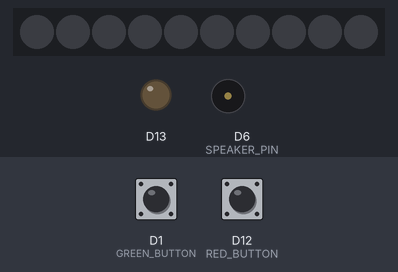
Bench run of a sketch on a simulated Adafruit Circuit Playground Express. Parts: 10 RGB LEDs in strip order, left to right, output pins drawn as LEDs (lit = HIGH), buzzer (waves = sounding). The test bench sets the inputs (shaded band); at power-on: D1 (GREEN_BUTTON) HIGH, D12 (RED_BUTTON) HIGH. Dim RGB values are drawn brighter than linear.

Above: at 1.2 s.
1.3 s: D1 (GREEN_BUTTON) pulled LOW for 0.15 s
At 2.5 s:
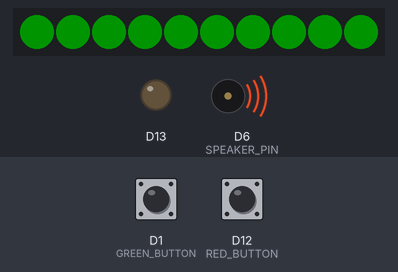
4.4 s: D12 (RED_BUTTON) pulled LOW for 0.15 s
At 5.5 s:
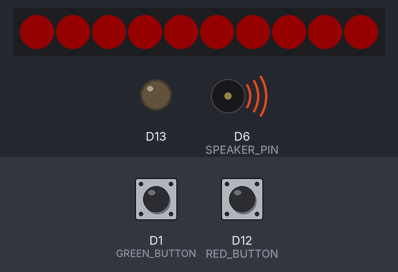
7.5 s: D1 (GREEN_BUTTON) pulled LOW for 1 s
At 8.3 s:
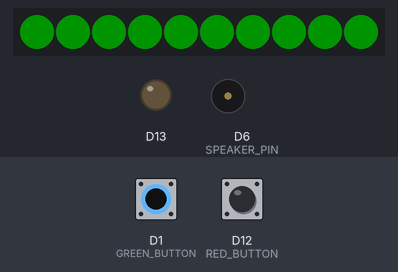
11.4 s: D1 (GREEN_BUTTON) pulled LOW for 3.2 s
At 12.3 s:
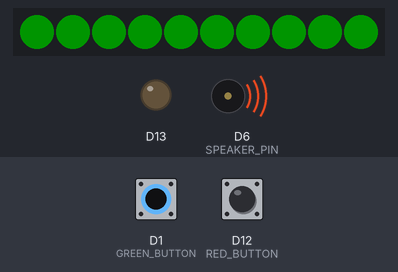
17.0 s: D12 (RED_BUTTON) pulled LOW for 1 s
At 17.9 s:
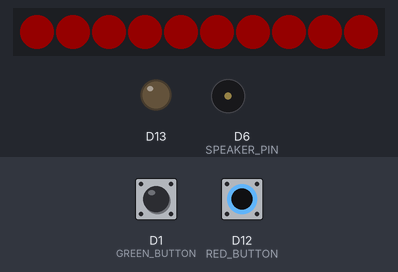
Timing chart, 0 to 23.7 s (numbered marks = the images above; inputs shaded):
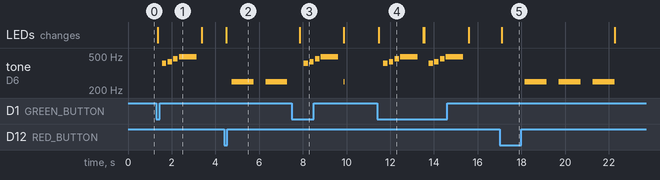

The sketch:

Final_social_Wearble.ino
```cpp
#include <Adafruit_CircuitPlayground.h>

// ----- Melody for "Ayers Rock" from Top Gear 2 -----
// (Frequencies in Hz and note durations in milliseconds)

//alternative song for positive response
//const int topGearMelody[] = {266, 241, 269,320, 267,266, 241, 269,320, 267,312, 298,263, 196, 263, 312, 298, 238, 266};
//const int topGearDurations[] = {200, 200, 200, 400, 350,200, 200, 200, 400, 350,200, 200, 200, 300, 300,200, 200, 200, 300};
const int topGearMelody[] = {412, 427, 462,487};
const int topGearDurations[] = {200, 200, 200, 800};
const int melodyLength = sizeof(topGearMelody) / sizeof(topGearMelody[0]);

// ----- Button pin assignments -----
#define GREEN_BUTTON 1   // Green button on pin 1
#define RED_BUTTON   12  // Red button on pin 12

// External speaker connected to pin 6
#define SPEAKER_PIN 6

// Red tone settings
#define TONE_FREQUENCY_RED 250  // Red tone now uses 250 Hz

// Timing for red tone sequence (state machine)
#define INITIAL_DELAY 200       // Delay (ms) after button press before tone sequence starts
#define RED_TONE_DURATION 1000  // Each red tone plays for 1 second
#define RED_PAUSE_DURATION 500  // Pause 0.5 second between red tone segments
#define RED_CYCLES 3            // Repeat the red tone sequence 3 times

// Variables for edge detection on buttons (initialized as HIGH due to pull-ups)
bool lastGreenState = HIGH;
bool lastRedState   = HIGH;

// State machine variables for red button
enum RedState {IDLE, PLAY_TONE, WAIT};
RedState redState = IDLE;
unsigned long redPreviousMillis = 0;
int redCycleCount = 0;

void setup() {
  CircuitPlayground.begin();

  // Configure button pins with internal pull-ups
  pinMode(GREEN_BUTTON, INPUT_PULLUP);
  pinMode(RED_BUTTON, INPUT_PULLUP);

  // Configure the speaker pin as output
  pinMode(SPEAKER_PIN, OUTPUT);
}

void loop() {
  unsigned long currentMillis = millis();

  // Read current button states (LOW when pressed)
  bool currentGreen = (digitalRead(GREEN_BUTTON) == LOW);
  bool currentRed   = (digitalRead(RED_BUTTON) == LOW);

  // ----- Green Button Behavior -----
  // On new press of green (only if red isn't pressed), play the "Ayers Rock" melody.
  if (currentGreen && !lastGreenState && !currentRed) {
    setLEDs(0, 255, 0);  // Turn LEDs green
    delay(INITIAL_DELAY); // Brief pause before playing melody

    // Play the melody note by note
    for (int i = 0; i < melodyLength; i++) {
      tone(SPEAKER_PIN, topGearMelody[i], topGearDurations[i]);
      delay(topGearDurations[i] * 1.3);  // Slightly longer delay for separation
      noTone(SPEAKER_PIN);
    }
    // Turn off LEDs after the melody finishes
    setLEDs(0, 0, 0);
  }

  // ----- Red Button Behavior (State Machine) -----
  // On new press of red (only if green isn't pressed), start red tone sequence.
  if (currentRed && !lastRedState && !currentGreen) {
    redState = PLAY_TONE;
    redPreviousMillis = currentMillis;
    redCycleCount = 0;
    setLEDs(255, 0, 0);  // Turn LEDs red
  }

  // Handle the red tone sequence (repeating tone with pauses)
  if (redState != IDLE) {
    switch (redState) {
      case PLAY_TONE:
        if (currentMillis - redPreviousMillis >= INITIAL_DELAY) {
          tone(SPEAKER_PIN, TONE_FREQUENCY_RED); // Start red tone (250 Hz)
          redPreviousMillis = currentMillis;
          redState = WAIT;
        }
        break;
      case WAIT:
        if (currentMillis - redPreviousMillis >= RED_TONE_DURATION) {
          noTone(SPEAKER_PIN); // Stop red tone after 1 second
          redPreviousMillis = currentMillis;
          redCycleCount++;
          if (redCycleCount < RED_CYCLES) {
            delay(RED_PAUSE_DURATION);  // Pause 0.5 second before next cycle
            redState = PLAY_TONE;
          } else {
            redState = IDLE;
            setLEDs(0, 0, 0);  // Turn off LEDs after completing cycles
          }
        }
        break;
    }
  }

  // Update last button states for edge detection
  lastGreenState = digitalRead(GREEN_BUTTON);
  lastRedState = digitalRead(RED_BUTTON);

  delay(50); // Small delay to stabilize button readings
}

// Helper function to set all onboard NeoPixels to a specific color
void setLEDs(uint8_t red, uint8_t green, uint8_t blue) {
  for (int i = 0; i < 10; i++) {
    CircuitPlayground.setPixelColor(i, red, green, blue);
  }
  CircuitPlayground.strip.show();
}
```

Measured:
- after the input at 1.3 s, tone on D6 (SPEAKER_PIN): plays 412 Hz for 0.20 s, 427 Hz for 0.20 s, 462 Hz for 0.20 s, 487 Hz for 0.80 s, starting after 0.26 s; the LEDs: change after 0.06 s (image 1)
- after the input at 4.4 s, tone on D6 (SPEAKER_PIN): alternates 250 Hz for 1.0 s and silent for 0.55 s, starting after 0.34 s; the LEDs: change after 0.09 s (image 2)
- after the input at 7.5 s, the LEDs: change after 0.35 s (image 3)
- after the input at 11.4 s, tone on D6 (SPEAKER_PIN): plays 412 Hz for 0.20 s, 427 Hz for 0.20 s, 462 Hz for 0.20 s, 487 Hz for 0.80 s, 412 Hz for 0.20 s, 427 Hz for 0.20 s … (8 notes in this stretch), starting after 0.28 s; the LEDs: change after 0.08 s (image 4)
- after the input at 17.0 s, tone on D6 (SPEAKER_PIN): alternates 250 Hz for 1.0 s and silent for 0.55 s, starting after 1.2 s; the LEDs: change after 0.09 s (image 5)
- what the display in image 4 shows lasts 2.0 s, from 11.5 s to 13.5 s
